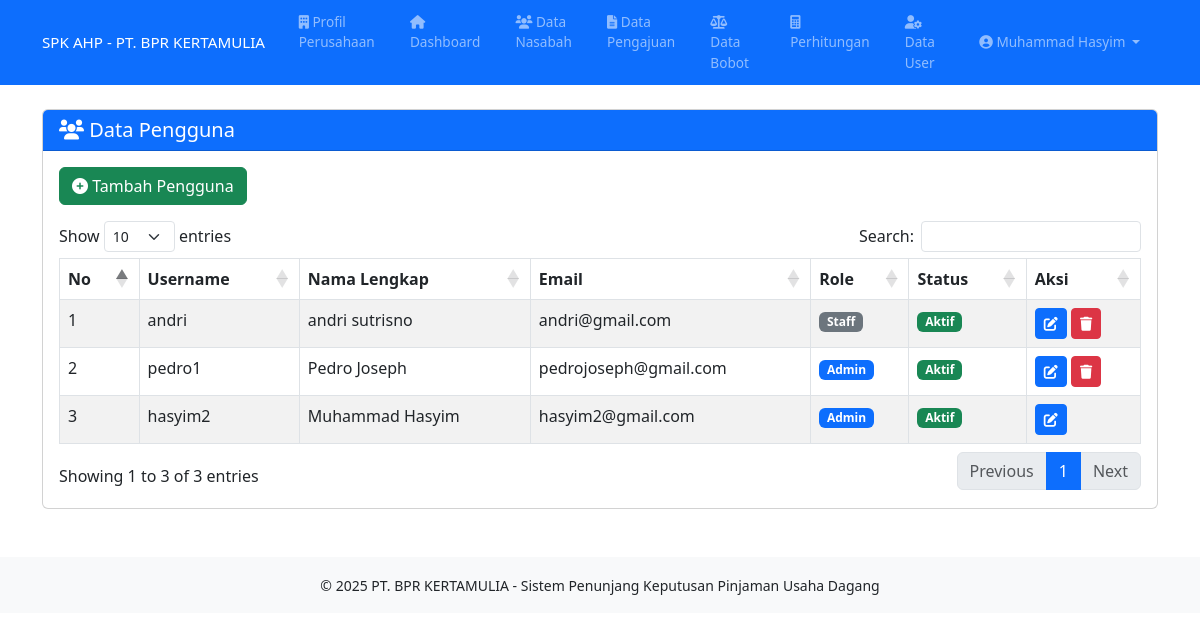
The page /user (signed in) on the database its author committed.
### tables this page shows
CREATE TABLE `users` (
  `id` int NOT NULL,
  `username` varchar(50) NOT NULL,
  `password` varchar(255) NOT NULL,
  `nama_lengkap` varchar(100) NOT NULL,
  `email` varchar(100) NOT NULL,
  `role` enum('admin','manager','staff') NOT NULL,
  `status` tinyint(1) DEFAULT '1',
  `created_at` timestamp NULL DEFAULT CURRENT_TIMESTAMP,
  `updated_at` timestamp NULL DEFAULT CURRENT_TIMESTAMP ON UPDATE CURRENT_TIMESTAMP
);

### controllers/UserController.php (called while the page is built, shortened)
<?php
require_once 'models/User.php';
class UserController {
    private $user;
    public function __construct() {
        $this->user = new User();
    }
    public function index() {
        $users = $this->user->getAll();
        include 'views/templates/header.php';
        include 'views/user/index.php';
        include 'views/templates/footer.php';
    }
}
?>

### models/User.php (called while the page is built, shortened)
<?php
require_once 'config/database.php';
class User {
    private $conn;
    private $table_name = "users";
    public function __construct() {
        $database = new Database();
        $this->conn = $database->getConnection();
    }
    public function getAll() {
        $query = "SELECT * FROM " . $this->table_name . " ORDER BY id DESC";
        $stmt = $this->conn->prepare($query);
        $stmt->execute();
        return $stmt;
    }
}
?>

### config/database.php (called while the page is built, shortened)
<?php
class Database {
    private $host = "localhost";
    private $username = "root";
    private $password = "root";
    private $database = "spk_ahp";
    public function getConnection() {
        $this->conn = null;
        try {
            $this->conn = new PDO("mysql:host=" . $this->host . ";dbname=" . $this->database, $this->username, $this->password);
            $this->conn->setAttribute(PDO::ATTR_ERRMODE, PDO::ERRMODE_EXCEPTION);
        } catch(PDOException $e) {
            echo "Connection error: " . $e->getMessage();
        }
        return $this->conn;
    }
}
?>

### views/user/index.php (the view, shortened to what this page needs)
<div class="row">
    <div class="col-md-12">
        <div class="card">
            <div class="card-header bg-primary text-white">
                <h5 class="mb-0"><i class="fas fa-users"></i> Data Pengguna</h5>
            </div>
            <div class="card-body">
                <div class="mb-3">
                    <a href="/spk_ahp/user/add" class="btn btn-success"><i class="fas fa-plus-circle"></i> Tambah Pengguna</a>
                </div>
                <div class="table-responsive">
                    <table class="table table-bordered table-striped" id="dataTable">
                        <thead>
                            <tr>
                                <th>No</th>
                                <th>Username</th>
                                <th>Nama Lengkap</th>
                                <th>Email</th>
                                <th>Role</th>
                                <th>Status</th>
                                <th>Aksi</th>
                            </tr>
                        </thead>
                        <tbody>
                            <?php $no = 1; while ($row = $users->fetch(PDO::FETCH_ASSOC)): ?>
                            <tr>
                                <td><?= $no++ ?></td>
                                <td><?= htmlspecialchars($row['username']) ?></td>
                                <td><?= htmlspecialchars($row['nama_lengkap']) ?></td>
                                <td><?= htmlspecialchars($row['email']) ?></td>
                                <td>
                                    <?php if ($row['role'] == 'admin'): ?>
                                        <span class="badge bg-primary">Admin</span>
                                    <?php elseif ($row['role'] == 'manager'): ?>
                                        <span class="badge bg-success">Manager</span>
                                    <?php else: ?>
                                        <span class="badge bg-secondary">Staff</span>
                                    <?php endif; ?>
                                </td>
                                <td>
                                    <?php if ($row['status'] == 1): ?>
                                        <span class="badge bg-success">Aktif</span>
                                    <?php else: ?>
                                        <span class="badge bg-danger">Nonaktif</span>
                                    <?php endif; ?>
                                </td>
                                <td>
                                    <a href="/spk_ahp/user/edit/<?= $row['id'] ?>" class="btn btn-sm btn-primary"><i class="fas fa-edit"></i></a>
                                    <?php if ($_SESSION['user_id'] != $row['id']): ?>
                                        <a href="javascript:void(0)" onclick="confirmDelete(<?= $row['id'] ?>)" class="btn btn-sm btn-danger"><i class="fas fa-trash"></i></a>
                                    <?php endif; ?>
                                </td>
                            </tr>
                            <?php endwhile; ?>
                        </tbody>
                    </table>
                </div>
            </div>
        </div>
    </div>
</div>

### rows shown on the page
users: username "andri", nama_lengkap "andri sutrisno", email "andri@gmail.com", role "Staff", status "Aktif"
users: username "pedro1", nama_lengkap "Pedro Joseph", email "pedrojoseph@gmail.com", role "Admin", status "Aktif"
users: username "hasyim2", nama_lengkap "Muhammad Hasyim", email "hasyim2@gmail.com", role "Admin", status "Aktif"

### other values the page prints
$_SESSION['nama_lengkap'] "Muhammad Hasyim"
